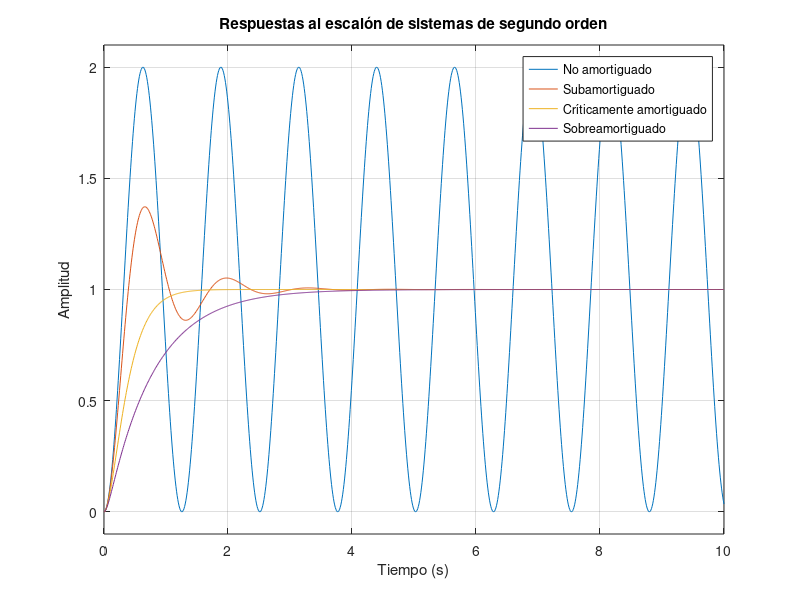
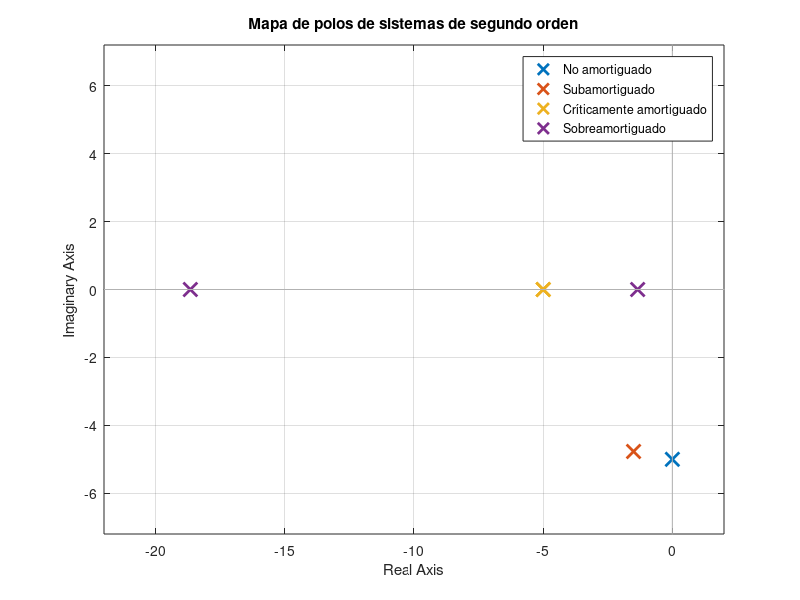

These figures' MATLAB source, in order:
s = tf('s');
wn = 5;

% Sistemas
G1 = wn^2 / (s^2 + wn^2);               % No amortiguado
G2 = wn^2 / (s^2 + 2*0.3*wn*s + wn^2);  % Subamortiguado
G3 = wn^2 / (s^2 + 2*wn*s + wn^2);      % Críticamente amortiguado
G4 = wn^2 / (s^2 + 2*2*wn*s + wn^2);    % Sobreamortiguado

% Definir vector de tiempo fijo: de 0 a 10 segundos
t = 0:0.01:10;

% Ahora sí: usar step con 4 sistemas y tiempo definido
step(G1, G2, G3, G4, t)
legend('No amortiguado', 'Subamortiguado', 'Críticamente amortiguado', 'Sobreamortiguado')
title('Respuestas al escalón de sistemas de segundo orden')
xlabel('Tiempo (s)')
ylabel('Amplitud')
grid on


figure;
pzmap(G1, G2, G3, G4);
grid on;
legend('No amortiguado', 'Subamortiguado', 'Críticamente amortiguado', 'Sobreamortiguado')
title('Mapa de polos de sistemas de segundo orden')
